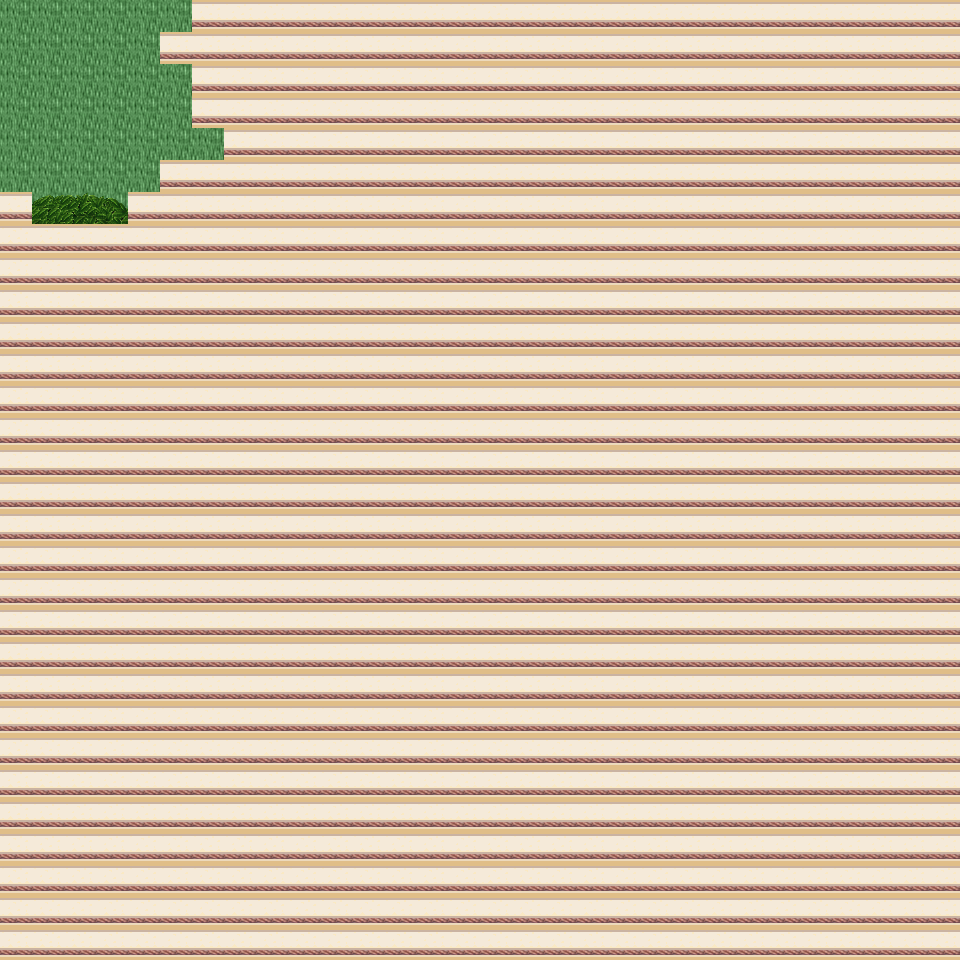

Rendered tile map (Tiled .tmx) drawn with the repository's tilesets; below, a short description and the map source with its tile grids summarised:
An orthogonal 30x30 tile map with 32x32 px tiles, 6 tile layers (Ground, Object, Object2, Above, ...), 28 tilesets and 2 objects (2x mapchange).

<map version="1.0" orientation="orthogonal" renderorder="right-down" width="30" height="30" tilewidth="32" tileheight="32" nextobjectid="3">
  <tileset firstgid="1" name="tileset_building_wall_int_wall_pale" tilewidth="32" tileheight="32" tilecount="16" columns="2">
    <image source="../drawable/tileset_building_wall_int_wall_pale.png" width="64" height="256" />
  </tileset>
  <tileset firstgid="17" name="tileset_ground_ground" tilewidth="32" tileheight="32" tilecount="33" columns="3">
    <image source="../drawable/tileset_ground_ground.png" width="96" height="352" />
  </tileset>
  <tileset firstgid="50" name="tileset_plant_bush_bushes" tilewidth="32" tileheight="32" tilecount="10" columns="5">
    <image source="../drawable/tileset_plant_bush_bushes.png" width="160" height="64" />
  </tileset>
  <tileset firstgid="60" name="tileset_plant_flower_daisy_blue" tilewidth="32" tileheight="32" tilecount="8" columns="2">
    <image source="../drawable/tileset_plant_flower_daisy_blue.png" width="64" height="128" />
  </tileset>
  <tileset firstgid="68" name="tileset_plant_flower_daisy_red" tilewidth="32" tileheight="32" tilecount="8" columns="2">
    <image source="../drawable/tileset_plant_flower_daisy_red.png" width="64" height="128" />
  </tileset>
  <tileset firstgid="76" name="tileset_plant_flower_daisy_white" tilewidth="32" tileheight="32" tilecount="8" columns="2">
    <image source="../drawable/tileset_plant_flower_daisy_white.png" width="64" height="128" />
  </tileset>
  <tileset firstgid="84" name="tileset_plant_flower_daisy_yellow" tilewidth="32" tileheight="32" tilecount="8" columns="2">
    <image source="../drawable/tileset_plant_flower_daisy_yellow.png" width="64" height="128" />
  </tileset>
  <tileset firstgid="92" name="tileset_plant_tree_tree_green" tilewidth="32" tileheight="32" tilecount="88" columns="8">
    <image source="../drawable/tileset_plant_tree_tree_green.png" width="256" height="352" />
  </tileset>
  <tileset firstgid="180" name="tileset_ground_ladder_steps" tilewidth="32" tileheight="32" tilecount="6" columns="3">
    <image source="../drawable/tileset_ground_ladder_steps.png" width="96" height="64" />
  </tileset>
  <tileset firstgid="186" name="tileset_building_fence_wooden_brown_fence" tilewidth="32" tileheight="32" tilecount="42" columns="7">
    <image source="../drawable/tileset_building_fence_wooden_brown_fence.png" width="224" height="192" />
  </tileset>
  <tileset firstgid="228" name="tileset_ground_earth_edges" tilewidth="32" tileheight="32" tilecount="18" columns="6">
    <image source="../drawable/tileset_ground_earth_edges.png" width="192" height="96" />
  </tileset>
  <tileset firstgid="246" name="tileset_ground_grass_edges" tilewidth="32" tileheight="32" tilecount="36" columns="12">
    <image source="../drawable/tileset_ground_grass_edges.png" width="384" height="96" />
  </tileset>
  <tileset firstgid="282" name="tileset_ground_grass_corners" tilewidth="32" tileheight="32" tilecount="24" columns="6">
    <image source="../drawable/tileset_ground_grass_corners.png" width="192" height="128" />
  </tileset>
  <tileset firstgid="306" name="tileset_logic_collision" tilewidth="32" tileheight="32" tilecount="1" columns="1">
    <image source="../drawable/tileset_logic_collision.png" width="32" height="32" />
  </tileset>
  <tileset firstgid="307" name="tileset_plant_tree_apple_tree" tilewidth="32" tileheight="32" tilecount="9" columns="3">
    <image source="../drawable/tileset_plant_tree_apple_tree.png" width="96" height="96" />
  </tileset>
  <tileset firstgid="316" name="tileset_plant_flower_pointed_yellow" tilewidth="32" tileheight="32" tilecount="2" columns="2">
    <image source="../drawable/tileset_plant_flower_pointed_yellow.png" width="64" height="32" />
  </tileset>
  <tileset firstgid="318" name="tileset_plant_flower_planted_containers" tilewidth="32" tileheight="32" tilecount="16" columns="4">
    <image source="../drawable/tileset_plant_flower_planted_containers.png" width="128" height="128" />
  </tileset>
  <tileset firstgid="334" name="tileset_item_firewood" tilewidth="32" tileheight="32" tilecount="12" columns="3">
    <image source="../drawable/tileset_item_firewood.png" width="96" height="128" />
  </tileset>
  <tileset firstgid="346" name="tileset_plant_flower_hothouse_flowers" tilewidth="32" tileheight="32" tilecount="72" columns="6">
    <image source="../drawable/tileset_plant_flower_hothouse_flowers.png" width="192" height="384" />
  </tileset>
  <tileset firstgid="418" name="tileset_ground_water_pool" tilewidth="32" tileheight="32" tilecount="72" columns="3">
    <image source="../drawable/tileset_ground_water_pool.png" width="96" height="768" />
  </tileset>
  <tileset firstgid="490" name="tileset_ground_rock_rubble" tilewidth="32" tileheight="32" tilecount="9" columns="3">
    <image source="../drawable/tileset_ground_rock_rubble.png" width="96" height="96" />
  </tileset>
  <tileset firstgid="499" name="tileset_ground_rock_rocks_3" tilewidth="32" tileheight="32" tilecount="16" columns="4">
    <image source="../drawable/tileset_ground_rock_rocks_3.png" width="128" height="128" />
  </tileset>
  <tileset firstgid="515" name="tileset_ground_rock_rocks" tilewidth="32" tileheight="32" tilecount="4" columns="2">
    <image source="../drawable/tileset_ground_rock_rocks.png" width="64" height="64" />
  </tileset>
  <tileset firstgid="519" name="tileset_item_postbox" tilewidth="32" tileheight="32" tilecount="4" columns="2">
    <image source="../drawable/tileset_item_postbox.png" width="64" height="64" />
  </tileset>
  <tileset firstgid="523" name="tileset_plant_tree_umbrella_thorn" tilewidth="32" tileheight="32" tilecount="18" columns="6">
    <image source="../drawable/tileset_plant_tree_umbrella_thorn.png" width="192" height="96" />
  </tileset>
  <tileset firstgid="541" name="tileset_plant_grasses" tilewidth="32" tileheight="32" tilecount="6" columns="3">
    <image source="../drawable/tileset_plant_grasses.png" width="96" height="64" />
  </tileset>
  <tileset firstgid="547" name="tileset_building_house_pink_blue" tilewidth="32" tileheight="32" tilecount="99" columns="11">
    <image source="../drawable/tileset_building_house_pink_blue.png" width="352" height="288" />
  </tileset>
  <tileset firstgid="646" name="tileset_building_life_tower" tilewidth="32" tileheight="32" tilecount="252" columns="9">
    <image source="../drawable/tileset_building_life_tower.png" width="288" height="896" />
  </tileset>
  <layer name="Ground" width="30" height="30">
    <data>[900 cells, 218 non-empty, 1 distinct tile ids]</data>
  </layer>
  <layer name="Object" width="30" height="30">
    <data>[900 cells, 19 non-empty, 8 distinct tile ids]</data>
  </layer>
  <layer name="Object2" width="30" height="30">
    <data>[900 cells, 19 non-empty, 4 distinct tile ids]</data>
  </layer>
  <layer name="Above" width="30" height="30">
    <data>[900 cells, 137 non-empty, 27 distinct tile ids]</data>
  </layer>
  <layer name="Above2" width="30" height="30">
    <data>[900 cells, 0 non-empty, 0 distinct tile ids]</data>
  </layer>
  <layer name="Walkable" width="30" height="30">
    <data>[900 cells, 862 non-empty, 1 distinct tile ids]</data>
  </layer>
  <objectgroup name="MapEvents">
    <object id="1" name="north" type="mapchange" x="0" y="0" width="192" height="32">
      <properties>
        <property name="map" value="0_ados_mountain_n2_w2_x4_y3" />
        <property name="place" value="south" />
      </properties>
    </object>
    <object id="2" name="west" type="mapchange" x="0" y="0" width="32" height="192">
      <properties>
        <property name="map" value="0_ados_mountain_n2_w2_x3_y4" />
        <property name="place" value="east" />
      </properties>
    </object>
  </objectgroup>
</map>
